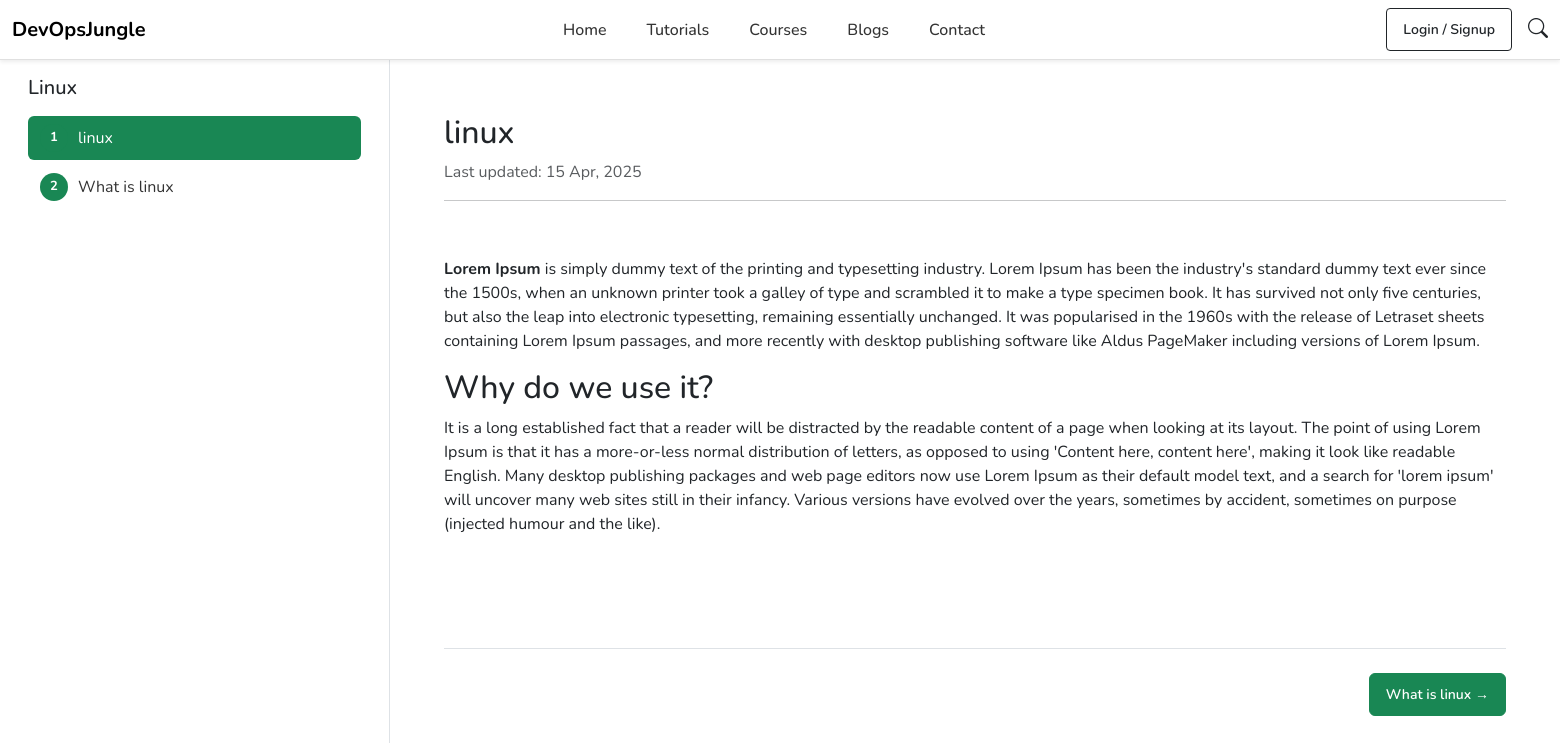
The page /tutorial/linux/linux on the database as committed earlier.
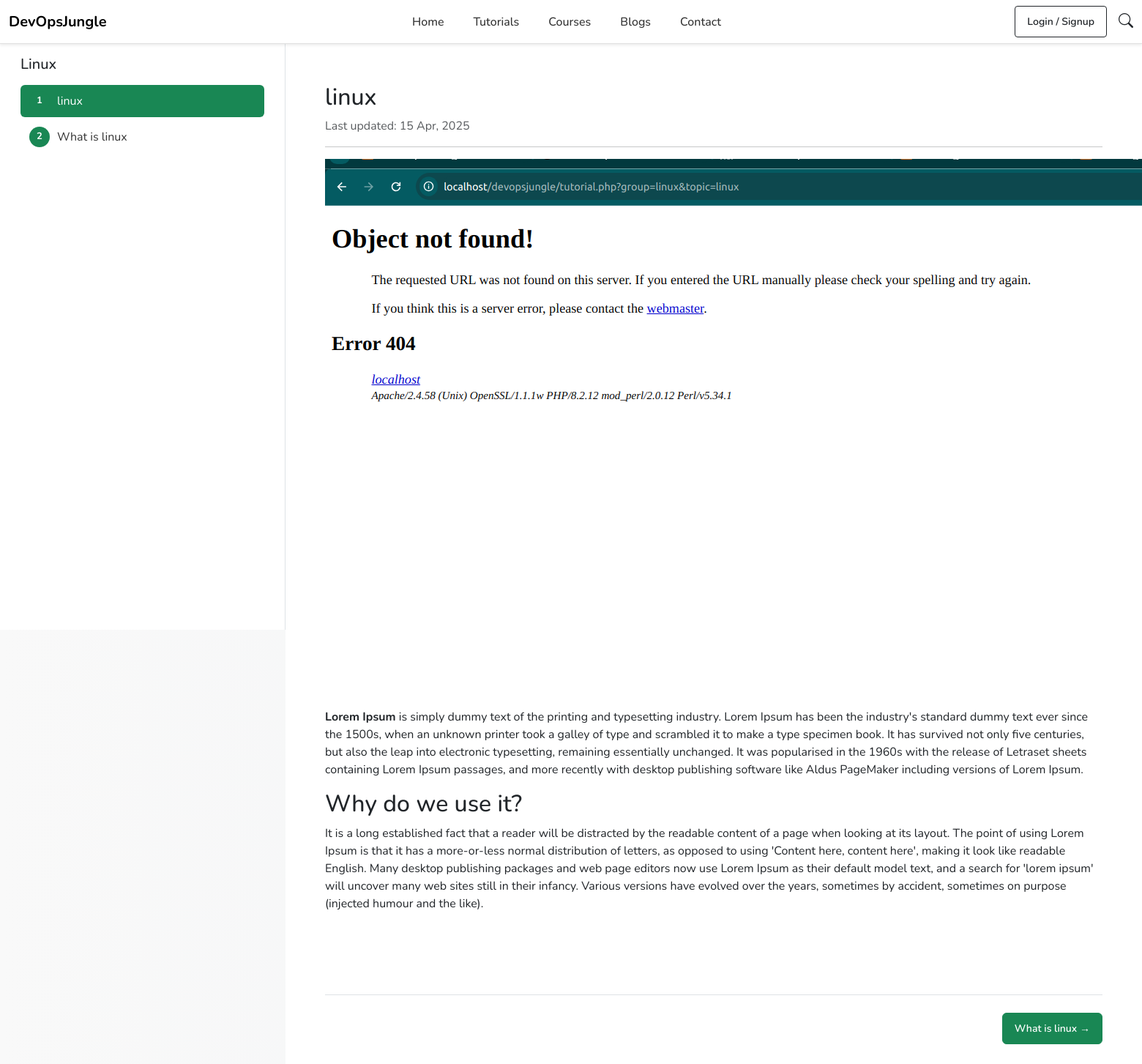
The same page on the database as committed later.
### tables this page shows
CREATE TABLE `tutorial_pages` (
  `id` int(11) NOT NULL,
  `group_id` int(11) NOT NULL,
  `title` varchar(255) NOT NULL,
  `slug` varchar(255) NOT NULL,
  `content` longtext NOT NULL,
  `position` int(11) DEFAULT 0,
  `is_published` tinyint(1) DEFAULT 1,
  `created_at` timestamp NOT NULL DEFAULT current_timestamp(),
  `updated_at` timestamp NOT NULL DEFAULT current_timestamp() ON UPDATE current_timestamp(),
  `meta_title` varchar(255) DEFAULT NULL,
  `meta_description` text DEFAULT NULL
);

### tutorial.php (the view, shortened to what this page needs)
<?php
require_once('includes/db.php');
$group_slug = $_GET['group'] ?? '';
$topic_slug = $_GET['topic'] ?? '';
$stmt = $conn->prepare("SELECT * FROM tutorial_groups WHERE slug = ?");
$stmt->bind_param("s", $group_slug);
$stmt->execute();
$group_result = $stmt->get_result();
$group = $group_result->fetch_assoc();
$pages_stmt = $conn->prepare("SELECT * FROM tutorial_pages WHERE group_id = ? AND is_published = 1 ORDER BY position ASC");
$pages_stmt->bind_param("i", $group['id']);
$pages_stmt->execute();
$pages_result = $pages_stmt->get_result();
$pages = [];
while ($row = $pages_result->fetch_assoc()) {
    $pages[] = $row;
}
$current_page = null;
if ($topic_slug) {
    foreach ($pages as $p) {
        if ($p['slug'] === $topic_slug) {
            $current_page = $p;
            break;
        }
    }
}
require_once('includes/header.php');
?>
<!DOCTYPE html>
<html lang="en">
<head>
    <link href="https://cdn.jsdelivr.net/npm/bootstrap@5.3.3/dist/css/bootstrap.min.css" rel="stylesheet">
    <link href="/devopsjungle/assets/css/tutorial.css" rel="stylesheet">
</head>
<body>
<div class="container-fluid">
    <div class="row">
        <div class="col-md-3 d-none d-md-block bg-white border-end vh-100 overflow-auto">
            <div class="p-3">
                <h5 class="mb-3"><?= htmlspecialchars($group['title']) ?></h5>
                <?php foreach ($pages as $i => $page): ?>
                    <a href="/devopsjungle/tutorial/<?= $group['slug'] ?>/<?= $page['slug'] ?>"
                       class="topic-link <?= ($current_page['id'] == $page['id']) ? 'active' : '' ?>">
                        <span class="topic-badge"><?= $i + 1 ?></span>
                        <?= htmlspecialchars($page['title']) ?>
                    </a>
                <?php endforeach; ?>
            </div>
        </div>
        <div class="col-md-9 content-area">
            <div class="p-4">
                <?php if ($current_page): ?>
                    <h2 class="mb-2"><?= htmlspecialchars($current_page['title']) ?></h2>
                    <p class="text-muted mb-3">Last updated: <?= date('d M, Y', strtotime($current_page['updated_at'])) ?></p>
                    <hr>
                    <div><?= $current_page['content'] ?></div>
                    <?php
                    $currentIndex = array_search($current_page['id'], array_column($pages, 'id'));
                    $nextPage = $pages[$currentIndex + 1] ?? null;
                    ?>
                    <div class="d-flex justify-content-between mt-5 pt-4 border-top">
                        <?php if ($nextPage): ?>
                            <a href="/devopsjungle/tutorial/<?= $group['slug'] ?>/<?= $nextPage['slug'] ?>" class="btn btn-success">
                                <?= htmlspecialchars($nextPage['title']) ?> →
                            </a>
                        <?php endif; ?>
                    </div>
                <?php else: ?>
                    <p>No tutorial content available.</p>
                <?php endif; ?>
            </div>
        </div>
    </div>
</div>
</body>
</html>

Rows that differ between the two databases and show on the page:
changed tutorial_pages "linux": content: picture added
